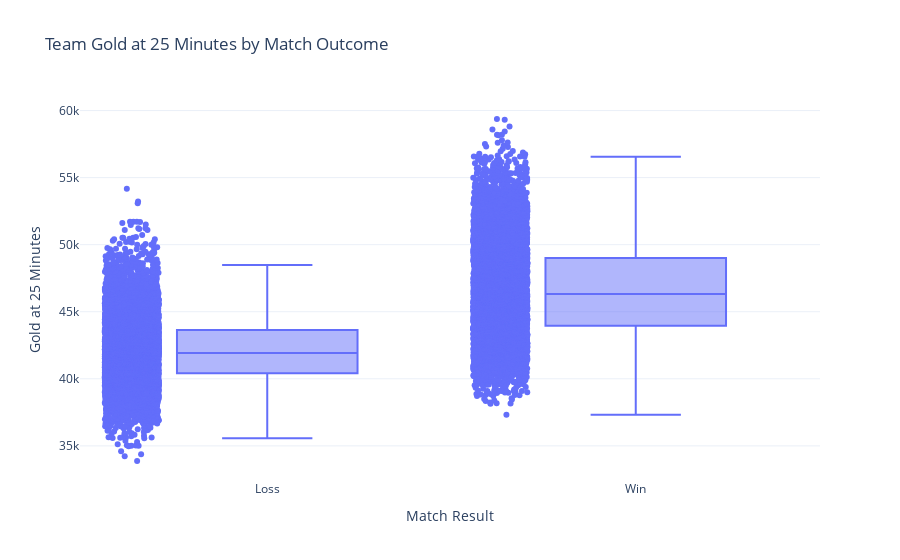

Here is the notebook cell this chart was saved with:
### Markdown cell above
#  Bivariate Analysis

### Code cell
# Bivariate Analysis

bivariate_1 = px.box(
    data,
    x='result',
    y='goldat25',
    points='all',
    title='Team Gold at 25 Minutes by Match Outcome',
    labels={'result': 'Match Result', 'goldat25': 'Gold at 25 Minutes'}
)

bivariate_1.update_xaxes(tickvals=[0, 1], ticktext=['Loss', 'Win'])
bivariate_1.update_layout(template='plotly_white')
# bivariate_1.write_html("goldat25_by_result.html", include_plotlyjs='cdn')
bivariate_1.show()

### Figure 1 — Plotly figure (JSON) as saved in the notebook; plotly's stock layout.template omitted (floating-point values rounded to 4 significant figures; data arrays with more than 128 entries replaced by an {"elided": "..."} marker saying what was removed)
{"data": [{"alignmentgroup": "True", "boxpoints": "all", "hovertemplate": "Match Result=%{x}<br>Gold at 25 Minutes=%{y}<extra></extra>", "legendgroup": "", "marker": {"color": "#636efa"}, "name": "", "notched": false, "offsetgroup": "", "orientation": "v", "showlegend": false, "type": "box", "x": {"elided": "15660 int values"}, "x0": " ", "xaxis": "x", "y": {"elided": "15660 int values"}, "y0": " ", "yaxis": "y"}], "layout": {"boxmode": "group", "legend": {"tracegroupgap": 0}, "title": {"text": "Team Gold at 25 Minutes by Match Outcome"}, "xaxis": {"anchor": "y", "domain": [0, 1], "ticktext": ["Loss", "Win"], "tickvals": [0, 1], "title": {"text": "Match Result"}}, "yaxis": {"anchor": "x", "domain": [0, 1], "title": {"text": "Gold at 25 Minutes"}}}}
